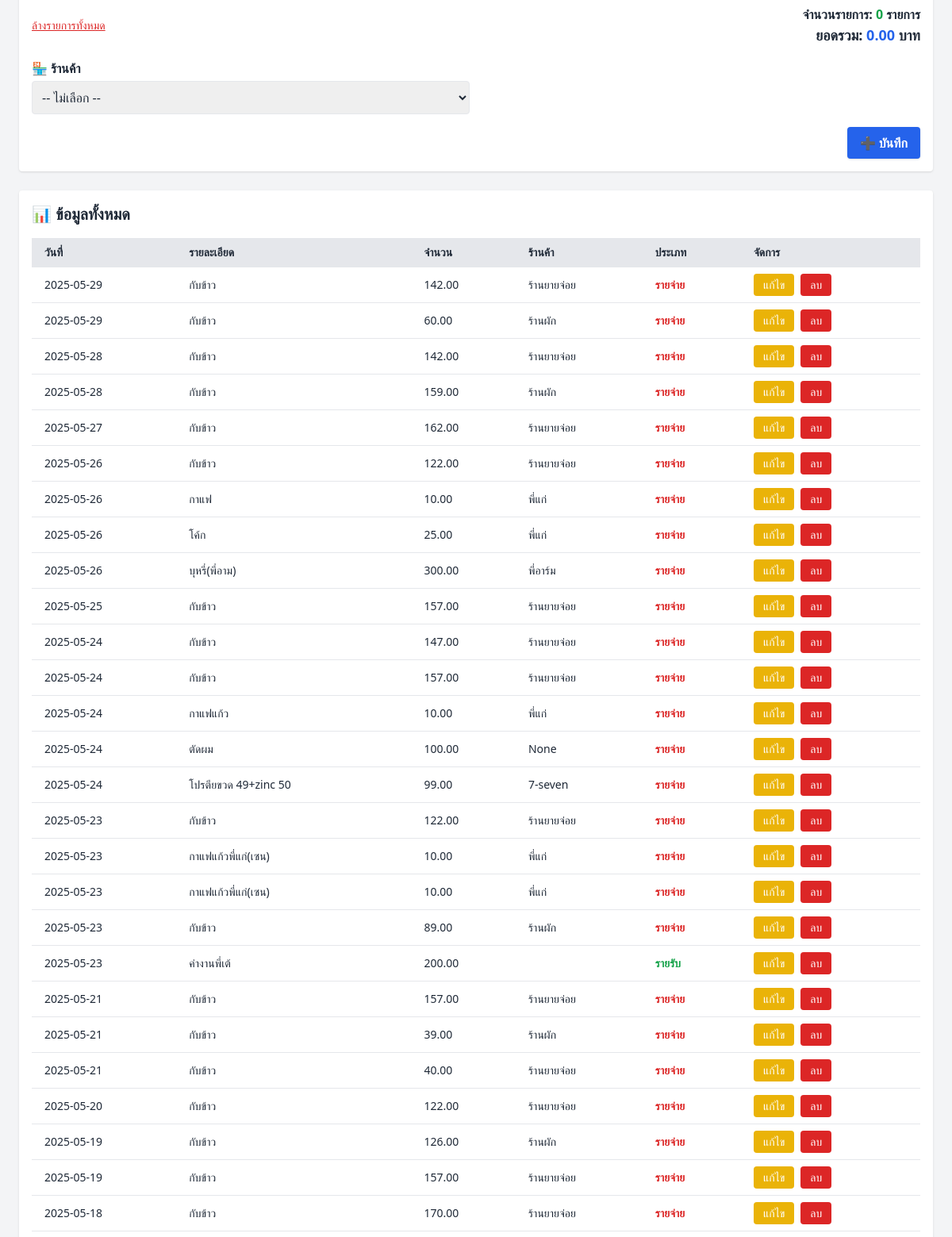
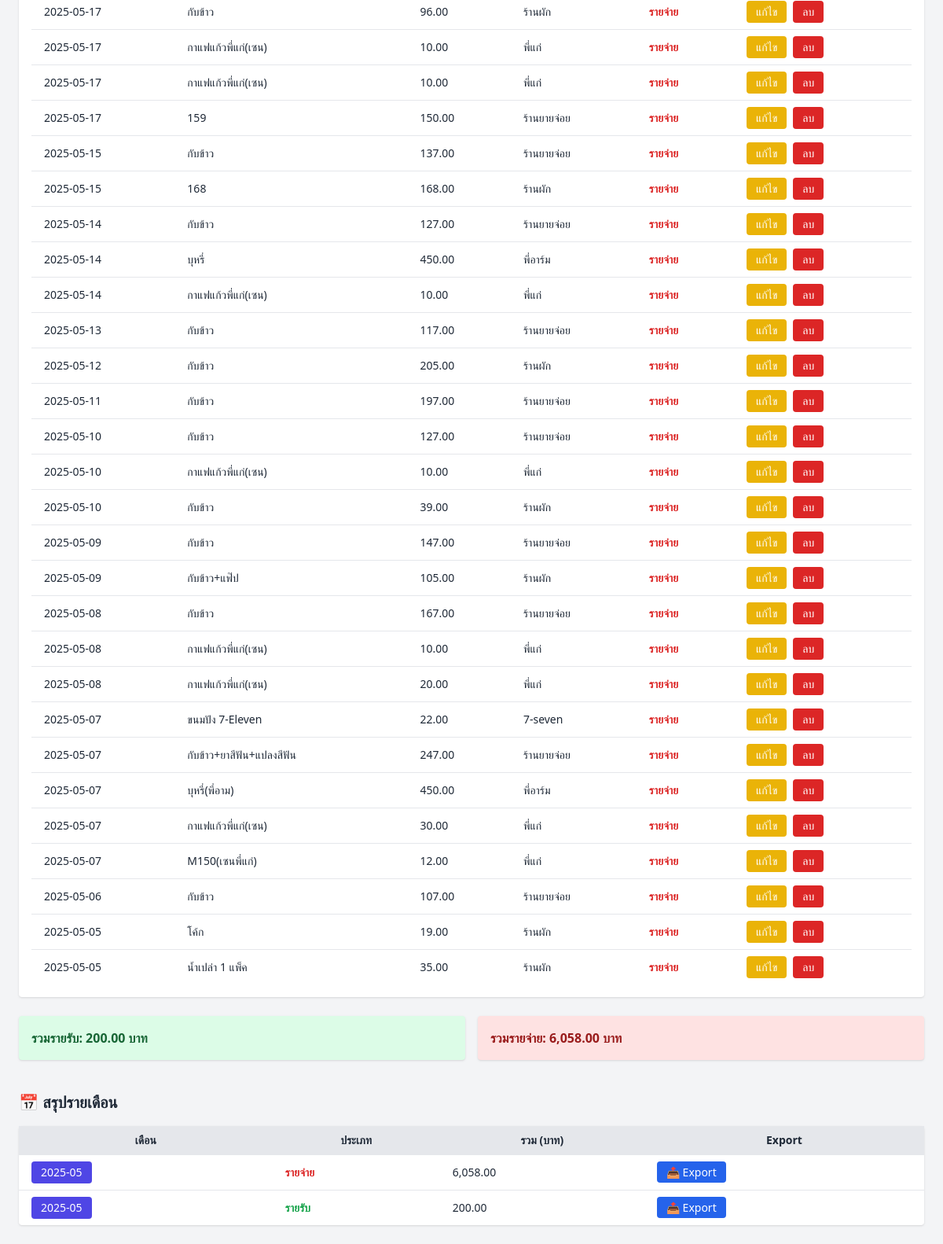
The page /income-expense (lower part) on the database as committed earlier (2 pictures, top to bottom).
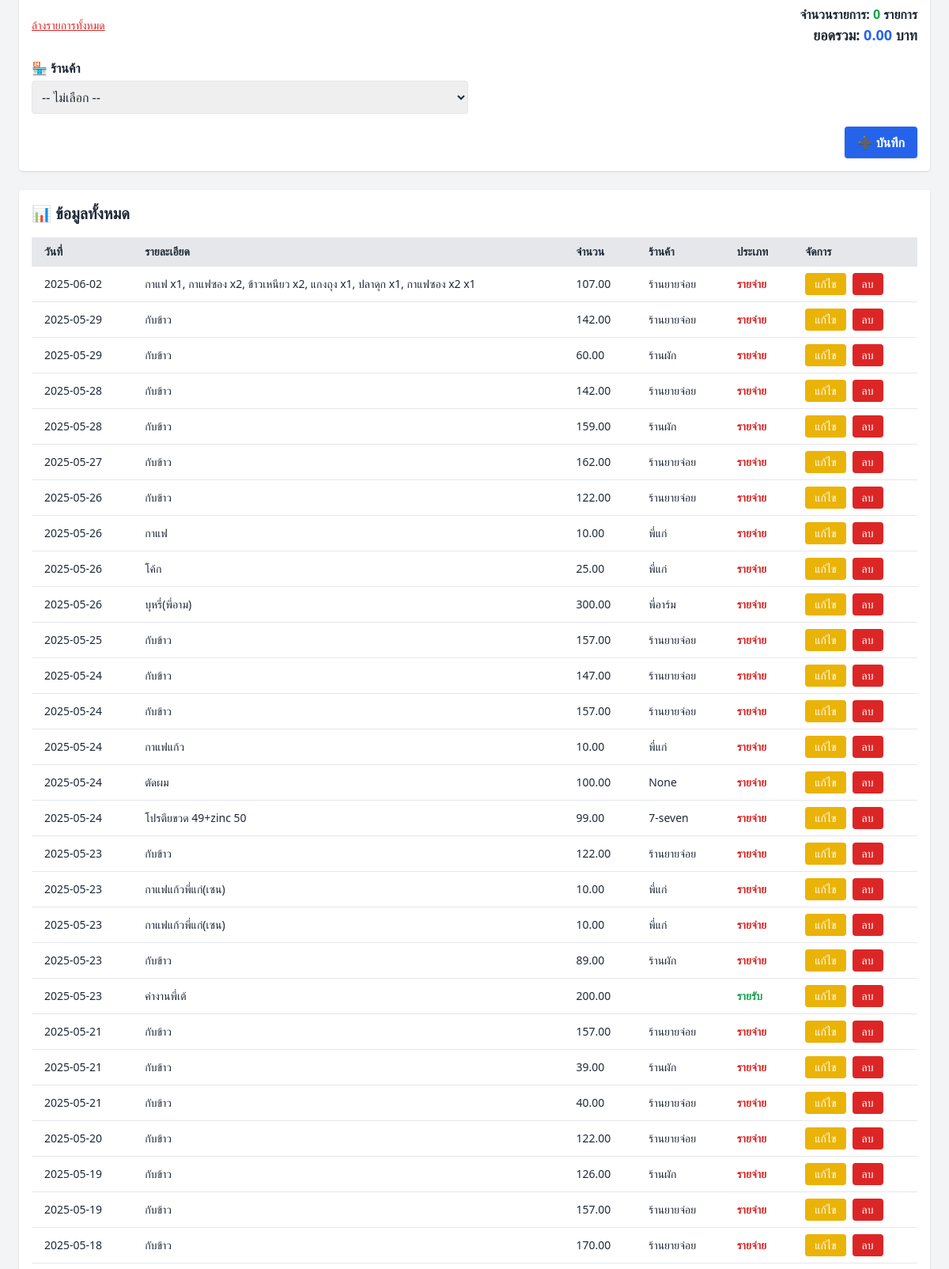
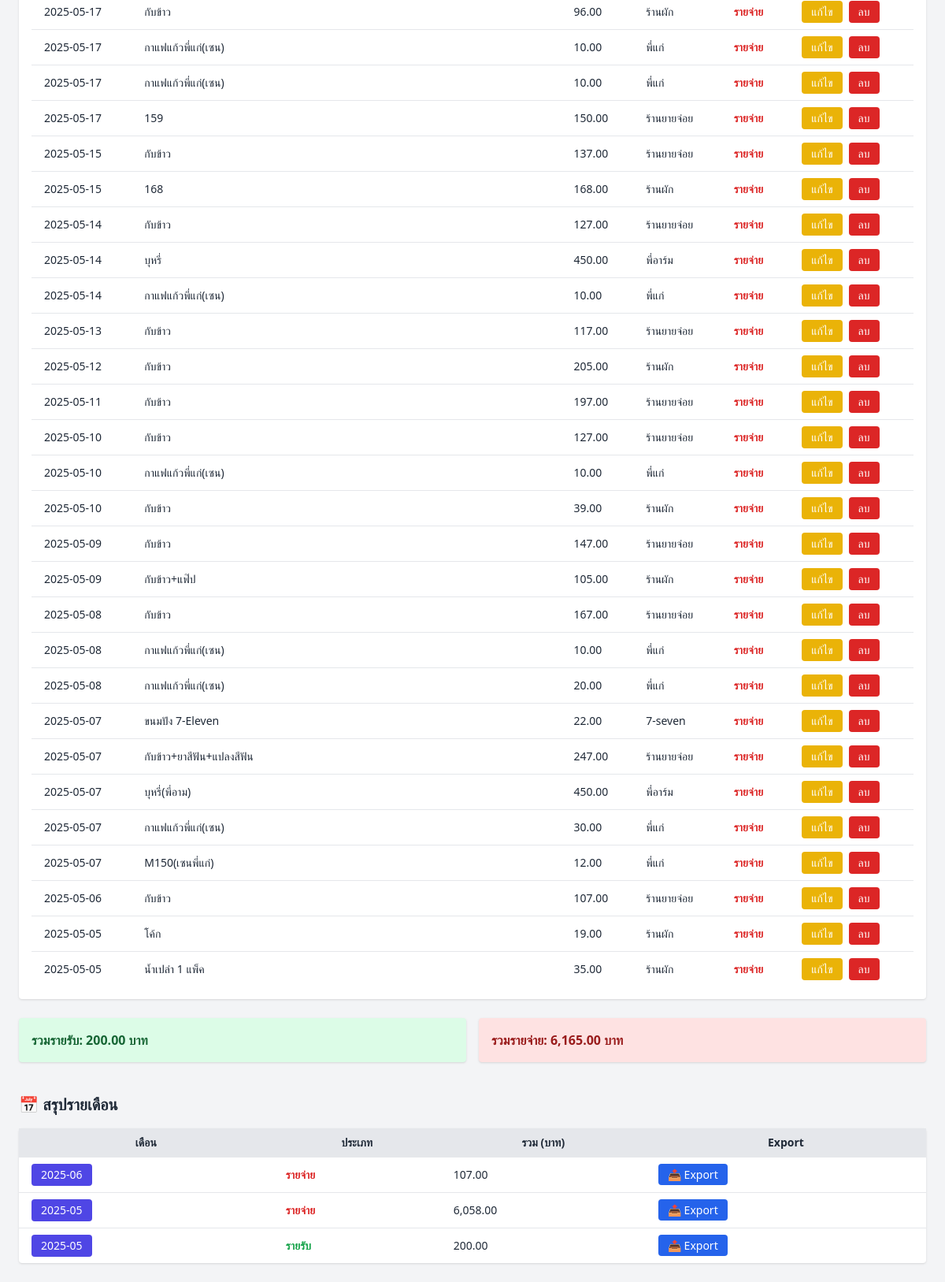
The same page on the database as committed later (2 pictures, top to bottom).
### tables this page shows
CREATE TABLE income_expense (
            id INTEGER PRIMARY KEY AUTOINCREMENT,
            date TEXT,
            description TEXT,
            amount REAL,
            category TEXT
        , vendor TEXT, created_at TEXT);

### app.py (the view, shortened to what this page needs)
@app.route('/income-expense', methods=['GET', 'POST'])
def income_expense():
    conn = get_db_connection()
    records = conn.execute('SELECT * FROM income_expense ORDER BY date DESC').fetchall()
    total_income = conn.execute('SELECT SUM(amount) FROM income_expense WHERE category="income"').fetchone()[0] or 0
    total_expense = conn.execute('SELECT SUM(amount) FROM income_expense WHERE category="expense"').fetchone()[0] or 0
    monthly_summary = conn.execute('''
                                   SELECT strftime('%Y-%m', date) AS month, category, SUM(amount) AS total
                                   FROM income_expense
                                   GROUP BY month, category
                                   ORDER BY month DESC
                                   ''').fetchall()
    conn.close()
    return render_template('income_expense.html', records=records,
                           total_income=total_income, total_expense=total_expense,
                           monthly_summary=monthly_summary)

### app.py (called while the page is built)
def get_db_connection():
    conn = sqlite3.connect(DB_FILE)
    conn.row_factory = sqlite3.Row
    return conn

### templates/income_expense.html (shortened to what this page needs)
<!DOCTYPE html>
<html lang="th">
<head>
  <script src="{{ url_for('static', filename='js/tailwind.min.js') }}"></script>
</head>
<body class="bg-gray-100 text-gray-800 p-6">
<form method="POST" class="bg-white p-4 rounded shadow mb-6 grid grid-cols-1 md:grid-cols-2 gap-4">
  <div class="md:col-span-2">
    <div class="mt-2 flex justify-between items-center">
      <button type="button" onclick="clearAllItems()"
              class="text-red-600 hover:text-red-800 text-sm underline">
        ล้างรายการทั้งหมด
      </button>
      <div class="text-right">
        <span class="font-semibold">จำนวนรายการ: <span id="total-items" class="text-green-600">0</span> รายการ</span>
        <br>
        <span class="font-semibold text-lg">ยอดรวม: <span id="total-amount" class="text-blue-600">0.00</span> บาท</span>
      </div>
    </div>
  </div>
  <div>
    <label class="block font-semibold mb-1">🏪 ร้านค้า</label>
    <select name="vendor" class="w-full border rounded p-2">
      <option value="">-- ไม่เลือก --</option>
    </select>
  </div>
  <div class="md:col-span-2 text-right">
    <button type="submit" class="bg-blue-600 hover:bg-blue-700 text-white font-semibold px-4 py-2 rounded shadow">
      ➕ บันทึก
    </button>
  </div>
</form>
  <div class="bg-white p-4 rounded shadow">
    <h2 class="text-xl font-semibold mb-4">📊 ข้อมูลทั้งหมด</h2>
    <table class="w-full table-auto text-sm">
      <thead class="bg-gray-200 text-left">
        <tr>
          <th class="px-4 py-2">วันที่</th>
          <th class="px-4 py-2">รายละเอียด</th>
          <th class="px-4 py-2">จำนวน</th>
          <th class="px-4 py-2">ร้านค้า</th>
          <th class="px-4 py-2">ประเภท</th>
          <th class="px-4 py-2">จัดการ</th>
        </tr>
      </thead>
      <tbody>
        {% for r in records %}
        <tr class="border-t hover:bg-gray-50">
          <td class="px-4 py-2">{{ r['date'] }}</td>
          <td class="px-4 py-2">{{ r['description'] }}</td>
          <td class="px-4 py-2">{{ '{:,.2f}'.format(r['amount']) }}</td>
          <td class="px-4 py-2">{{ r['vendor'] }}</td>
          <td class="px-4 py-2">
            {% if r['category'] == 'income' %}
              <span class="text-green-600 font-semibold">รายรับ</span>
            {% else %}
              <span class="text-red-600 font-semibold">รายจ่าย</span>
            {% endif %}
          </td>
          <td class="px-4 py-2 flex gap-2">
            <form method="get" action="{{ url_for('edit_income_expense', id=r['id']) }}">
              <button class="px-3 py-1 bg-yellow-500 text-white rounded hover:bg-yellow-600">แก้ไข</button>
            </form>
            <form method="post" action="{{ url_for('delete_income_expense', id=r['id']) }}" onsubmit="return confirm('ยืนยันการลบรายการนี้?');">
              <button class="px-3 py-1 bg-red-600 text-white rounded hover:bg-red-700">ลบ</button>
            </form>
          </td>
        </tr>
        {% endfor %}
      </tbody>
    </table>
  </div>
  <div class="mt-6 grid grid-cols-1 md:grid-cols-2 gap-4">
    <div class="bg-green-100 p-4 rounded shadow text-green-800 font-bold">
      รวมรายรับ: {{ '{:,.2f}'.format(total_income) }} บาท
    </div>
    <div class="bg-red-100 p-4 rounded shadow text-red-800 font-bold">
      รวมรายจ่าย: {{ '{:,.2f}'.format(total_expense) }} บาท
    </div>
  </div>
  <h2 class="text-xl font-bold mt-10 mb-4">📅 สรุปรายเดือน</h2>
  <table class="w-full table-auto text-sm bg-white shadow rounded">
    <thead class="bg-gray-200">
      <tr>
        <th class="px-4 py-2">เดือน</th>
        <th class="px-4 py-2">ประเภท</th>
        <th class="px-4 py-2">รวม (บาท)</th>
        <th class="px-4 py-2">Export</th>
      </tr>
    </thead>
    <tbody>
      {% for row in monthly_summary %}
      <tr class="border-t hover:bg-gray-50">
        <td class="px-4 py-2">
          <form method="get" action="{{ url_for('income_expense_month_view', year_month=row['month']) }}">
            <button class="text-white bg-indigo-600 px-3 py-1 rounded hover:bg-indigo-700">
              {{ row['month'] }}
            </button>
          </form>
        </td>
        <td class="px-4 py-2">
          {% if row['category'] == 'income' %}
            <span class="text-green-600 font-semibold">รายรับ</span>
          {% else %}
            <span class="text-red-600 font-semibold">รายจ่าย</span>
          {% endif %}
        </td>
        <td class="px-4 py-2">{{ '{:,.2f}'.format(row['total']) }}</td>
        <td class="px-4 py-2">
          <a href="{{ url_for('export_income_expense_month', category=row['category'], year_month=row['month']) }}"
             class="text-sm px-3 py-1 rounded bg-blue-600 text-white hover:bg-blue-700">
            📤 Export
          </a>
        </td>
      </tr>
      {% endfor %}
    </tbody>
  </table>
</body>
</html>

Rows that differ between the two databases and show on the page:
added income_expense: date "2025-06-02", description "กาแฟ x1, กาแฟซอง x2, ข้าวเหนียว x2, แกงถุง x1, ปลาดุก x1, กาแฟซอง x2 x1", amount "107.00", vendor "ร้านยายจ่อย", category "รายจ่าย"
Other text that changed with them:
{{ '{:,.2f}'.format(total_expense) }}: "6,058.00" → "6,165.00"
new list line: "2025-06 รายจ่าย 107.00 📤 Export"
